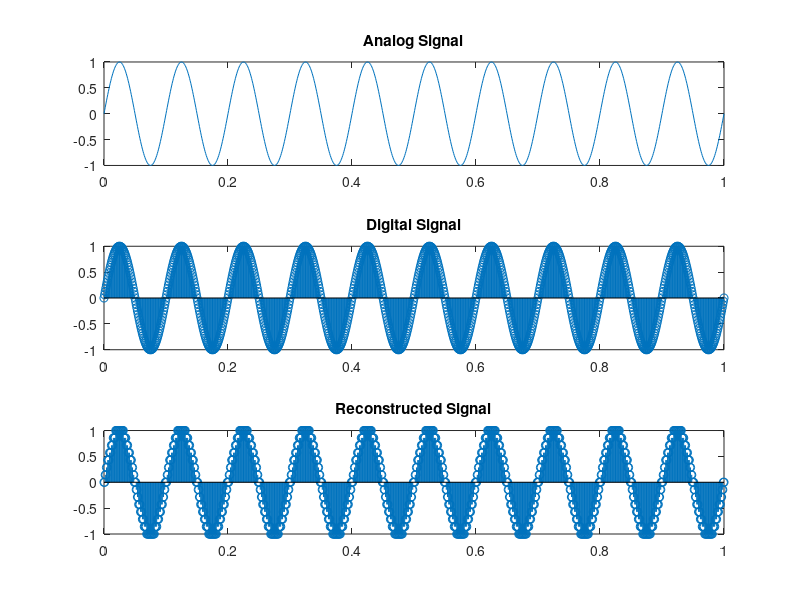

This figure's MATLAB source:
fs = 1000;
A = 1;
t = 0:1/fs:1;
f = 10;

n_bits = 8;
quantization_level = 2^n_bits;

analog_signal = A*sin(2*pi*f*t);

quantized_signal = round(analog_signal * (n_bits-1) / max(analog_signal));
digital_signal = quantized_signal;

disp(digital_signal);
plot(digital_signal);

reconstructed_signal = digital_signal/(n_bits-1)*max(analog_signal);


subplot(3,1,1);
plot(t,analog_signal);
title("Analog Signal");


subplot(3,1,2);
stem(t,analog_signal);
title("Digital Signal");

subplot(3,1,3);
stem(t,reconstructed_signal);
title("Reconstructed Signal");